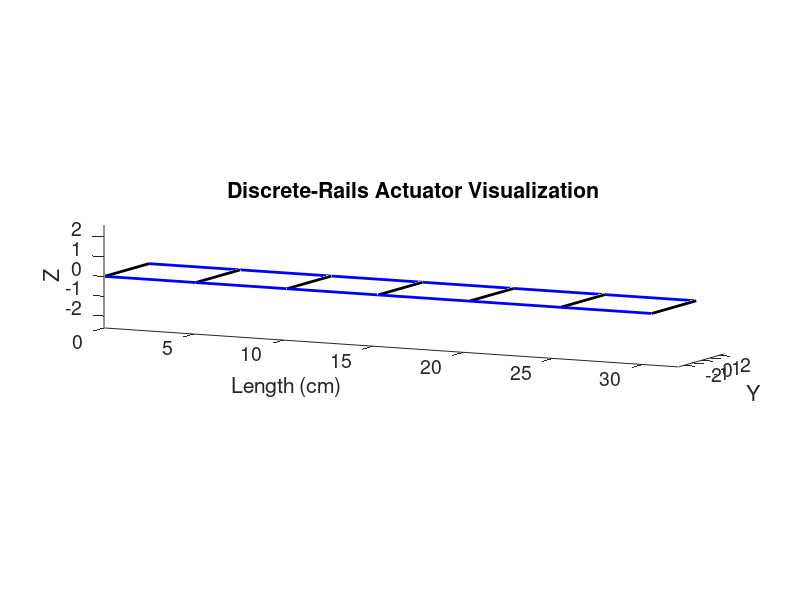
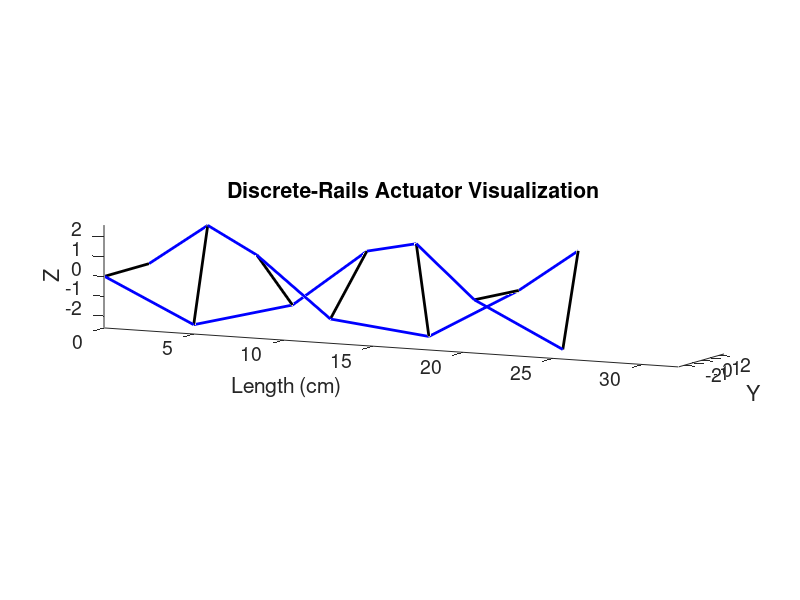
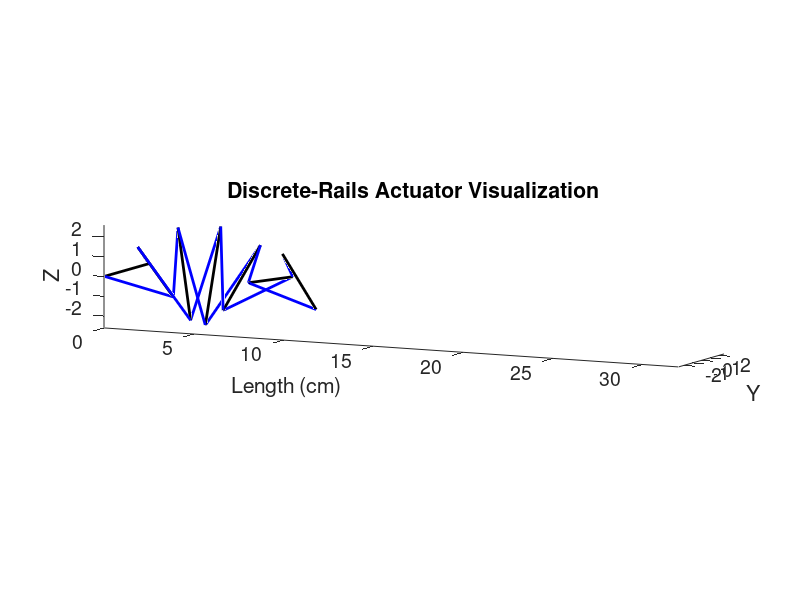

Here is the MATLAB script that generated these plots, in order:
% straightline_visualization.m
% Straight-line-edge actuator visualization
% Copyright 2015-2020 Kyle Zampaglione, Andrew P. Sabelhaus
% Calculates change in z height for twisting of a rope-ladder style helix
% connected with rigid (straight-line) edges.
% This simulation calculates the geometry of the structure for multiple
% successive angles of twist.
% NOTE: Calculations break down as period of rotation repeats with low
% number of rungs

clc; clear all; close all;

% Add the paths to the modeling equations
addpath( '../analytical_models' );

%% CONSTANTS FOR THE SIMULATION
% Design I for the discrete rails. All in cm.
% The rungs have a set width. This is also the width between the two
% edges of the helix.
w = 2 * 2.54;
% The initial length of the helix (also the length of a rail)
L0 = 30.48;
% Number of rungs
N = 7;
% absolute distance between rungs. This value can also be interpreted as 
% the length of the edge of the structure between two successive rungs.
% ell_i = 1;  
ell_i = L0 / (N-1);

% Path to store the images that are generated
save_path_base = '../img/journal2020/D_rails_vis';

% Range of input angles to evaluate. This *should* be radians.
% Maximum rotation angle: 18.85 for design I.
max_rot = 15;
% choosing the number of rotations to be an interval of N+1 of the maximum
% rotations makes the visualization easier: even numbers.
num_rot = 3;
% The range of input rotations to visualize, in radians, is
rotations = linspace(0, max_rot, num_rot);

% Store the length of the actuator for each rotation.
L = zeros(size(rotations));

% For plotting, some parameters on color and thickness.
rungcolor = 'k';
rungthickness = 2;
railcolor = 'b';
railthickness = 2;


%% VALUES STORED THROUGHOUT MULTIPLE ITERATIONS 
% z_totaled = [];
L_history = [];
angle_out = [];
% an index into the above vectors
count = 1;



%% SIMULATION
% j is the number of rotations to simulate. 
% For example, j=1 is 180 degrees, j=3 is 540 degrees, etc.

% Here, just iterate over the number of rotations
%for j = 1:9
for j=1:size(rotations,2)
    %SETUP ============================================
    FigureHandle = figure;
    hold on
    set(gca,'FontSize',14);
    % Set the size of the figure window
    % Vertical:
    set(FigureHandle,'Position',[100,100,550,220]);
    % Set the size of the figure window for printing (saving the fig)
%     set(FigureHandle,'PaperPosition',[2,2,3,4]);
    % Label the axes
%     xlabel('  X');
%     ylabel('Y   ');
    %zlabel('Z');
    
    % For the horizontal actuator, the x-axis is length.
    % and y-z are the radial and polar coordinates
    xlabel('Length (cm)');
    ylabel('Y');
    zlabel('Z');
    
    title('Discrete-Rails Actuator Visualization');
    
    % Vertical:
%     zlim([0,11]);

    % Horizontal:
    xlim([0, 32]);
    zlim([-2.6, 2.6]);
    ylim([-2.6, 2.6]);
    %==================================================
    
    % The angle between each rung is
    theta_i = rotations(j) / (N-1);
    
    % Here, z refers to the z-axis location of the center of the rung.
    % x and y refer to the location of one outer point of a rung
    % in that plane.
    % The rung center is at (0, 0, z).
    % One edge of the rung is then at (x, y, z) and the other is 
    % at (-x, -y, z).

%     % First rung is at height 0 and lies along the x-axis
%     x = 0; %initial x
%     y = w/2; %initial y
%     z_prev = 0; %initial z
%     % 0-th rung
%     plot3([-x,x],[-y,y], [0,0], rungcolor, 'LineWidth', rungthickness);
    
    % For the horizontal simulation, we'll do x as the length direction,
    % and y-z as the other two.
    z = 0; %initial z, one of the polar coordinates
    y = w/2; %initial y, one of the radial coordinates
    x_prev = 0; %initial x, length
    % 0-th rung
    plot3([x_prev,x_prev],[-y,y], [-z,z], rungcolor, 'LineWidth', rungthickness);
    

    % Iterate over each rung and plot it
    for i = 1:(N-1)
%         x_new = sin(theta_i * i) * w/2;
%         y_new = cos(theta_i * i) * w/2;
        z_new = sin(theta_i * i) * w/2;
        y_new = cos(theta_i * i) * w/2;
%         z = sqrt(ell_i^2 - (x_new-x)^2 - (y_new-y)^2) + z_prev;
        x = sqrt(ell_i^2 - (z_new-z)^2 - (y_new-y)^2) + x_prev;
        
        % plot the rung
%         plot3([-x_new,x_new], [-y_new,y_new], [z,z], rungcolor, 'LineWidth', rungthickness);
        plot3([x,x], [-y_new,y_new], [-z_new,z_new], rungcolor, 'LineWidth', rungthickness);
        % plot the two rails
%         plot3([x,x_new], [y,y_new],[z_prev,z],railcolor, 'LineWidth', railthickness); %connect rungs 
        plot3([x_prev,x], [y,y_new],[z,z_new],railcolor, 'LineWidth', railthickness);
%         plot3([-x,-x_new], [-y,-y_new],[z_prev,z], railcolor, 'LineWidth', railthickness); %connect rungs 
        plot3([x_prev,x], [-y,-y_new],[-z,-z_new], railcolor, 'LineWidth', railthickness);
        
        % update for next iteration (next rung)
%         x = x_new;
%         y = y_new;
%         z_prev = z;
        z = z_new;
        y = y_new;
        x_prev = x;
    end

    hold off 
    axis equal
    %titletext = sprintf('Twist Angle = %d; Z-Height = %f',twistangle,z);
    %title(titletext)

    %legendtext = sprintf('Rung Width = %d ; Rung Spacing = %d',rungwidth, rungspacing );
    %legend(legendtext, 'Location','southoutside','Orientation','horizontal')
    
    % For the vertical"
%     view(45,12) 
    
    % For the horizontal:
%     view(18,18)
%     view(0,0);
%     view(17,37)
%     view(26,16)
    view(26,8);
    %print final z value to screen
    z_total = z;
    z_totaled(count) = z_total; 
    count = count+1;
    
    % Trying to force vector graphics
    set(gcf,'renderer','Painters')
    
    % Save this figure
    save_fullpath_fig = strcat(save_path_base, int2str(theta_i), '.fig');
    save_fullpath_eps = strcat(save_path_base, int2str(theta_i), '.eps');
    save_fullpath = strcat(save_path_base, int2str(theta_i));
%     saveas(gcf, save_fullpath, 'svg');
    %savefig(save_fullpath_fig);
    %print(save_fullpath_eps,'-depsc')
end
